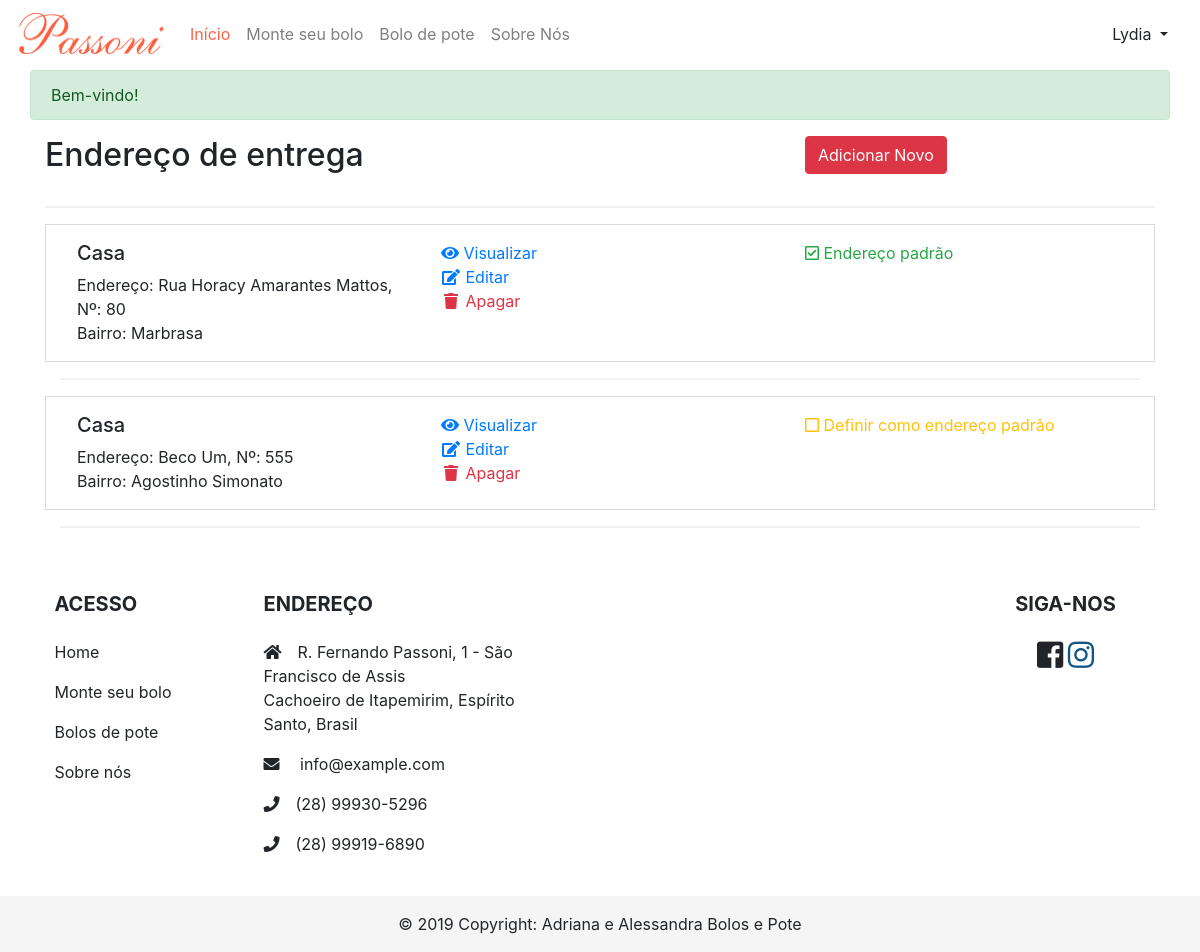
Screenshot of /listarEnderecos (signed in) with the database file from the repository.
### tables this page shows
CREATE TABLE `endereco` (
  `idEndereco` int(11) NOT NULL,
  `idCliente` int(11) NOT NULL,
  `identificacao` varchar(40) NOT NULL,
  `bairro` varchar(60) NOT NULL,
  `logradouro` varchar(150) NOT NULL,
  `complemento` varchar(100) DEFAULT NULL,
  `numero` int(11) NOT NULL,
  `pontoDeRef` varchar(100) DEFAULT NULL,
  `cep` varchar(8) NOT NULL,
  `padrao` tinyint(1) NOT NULL DEFAULT '0'
);

### index.php (called while the page is built, shortened)
<?php
    $url = new Home();
    $url->carregar();

### app/site/models/helper/ModelsRead.php (called while the page is built, shortened)
<?php
class ModelsRead extends ModelsConn {
    private $select;
    private $values;
    private $query;
    public function exeReadEspecifico($query, $parseString = null) {
        if (!empty($parseString)) {
            parse_str($parseString, $this->values);
        }
        $this->select = (string) $query;
        $this->executarInstrucao();
    }
    private function conexao(){
        $this->conn = parent::getConn();
        $this->query = $this->conn->prepare($this->select);
        $this->query->setFetchMode(PDO::FETCH_ASSOC);
    }
    private function getInstrucao(){
        if ($this->values) {
            foreach ($this->values as $link => $valor) {
                if ($link == 'limit' || $link == 'offset') {
                    $valor = (int)$valor;
                }
                $this->query->bindValue(":{$link}", $valor, (is_int($valor) ? PDO::PARAM_INT : PDO::PARAM_STR));
            }
        }
    }
    private function executarInstrucao(){
        $this->conexao();
        try{
            $this->query->execute();
            $this->result = $this->query->fetchAll();
        }catch (PDOException $e){
            $this->result = null;
            $this->msg =  "<strong>Erro ao Ler dados:</strong> {$e->getMessage()}";
        }
    }
}

### app/site/models/helper/ModelsConn.php (called while the page is built, shortened)
<?php
class ModelsConn{
    public static $host = HOST;
    public static $dbname = DBNAME;
    public static $user = USER;
    public static $pass = PASS;
    public static $conexao = null;
    private static function conectar(){
        try{
            if (self::$conexao == null) {
                self::$conexao = new PDO('mysql:host=' . self::$host . ';dbname=' . self::$dbname
                    .";charset=utf8", self::$user, self::$pass);
            }
        }catch (PDOException $e) {
            echo $e->getMessage();
            die;
        }
        self::$conexao->setAttribute(PDO::ATTR_ERRMODE, PDO::ERRMODE_EXCEPTION);
        return self::$conexao;
    }
    public function getConn(){
        return self::conectar();
    }
}

### app/site/models/Endereco.php (called while the page is built, shortened)
<?php
class Endereco{
    private $result = false;
    private $tabela = 'endereco';
    public function listar(){
        $listar = $listar = new \Site\models\helper\ModelsRead();
        $listar->exeReadEspecifico("SELECT e.idEndereco, e.identificacao, e.bairro, e.logradouro, e.numero,
                                    e.cep, e.padrao
                                    FROM {$this->tabela} as e
                                    WHERE e.idCliente = {$_SESSION['id']}
                                    ORDER BY e.idEndereco ASC");
        $this->result['enderecos'] = $listar->getResult();
        return $this->result['enderecos'];
    }
}

### app/site/views/listarEnderecos/index.php (the view, shortened to what this page needs)
<div class="container">
    <div class="row">
        <div class="col-md-8">
            <h2 class="mb-3">Endereço de entrega</h2>
        </div>
        <div class="col-md-4">
            <button type="button" class="btn btn-danger" data-toggle="modal" data-target="#myModal">Adicionar
                Novo</button>
        </div>
    </div>
    <?php
        if (!isset($this->dados['formRetorno'])){
            $idEndereco = $cep = $bairro = $logradouro = $numero = $complemento = $pontoDeRef = $identificacao = "";
        }else {
            extract($this->dados['formRetorno']);
        }
    ?>
    <hr>
    <div class="container">
        <?php
            foreach ($this->dados['enderecos'] as $endereco){
                extract($endereco);?>
                <div class="listCard row">
                    <div class="col-md-4">
                        <h5><?=$identificacao;?></h5>
                        <p>Endereço: <?=$logradouro;?>, Nº: <?=$numero;?><br>
                        Bairro: <?=$bairro;?></p>
                    </div>
                    <div class="col-md-4">
                        <div class="actionsIcons">
                            <a href="<?=URL;?>listarEnderecos/visualizarEndereco/<?=$idEndereco;?>" class="text-primary icon"><i class="fa fa-eye"></i> Visualizar</a>
                            <a href="<?=URL;?>listarEnderecos/editarEndereco/<?=$idEndereco;?>" class="text-primary icon"><i class="fa fa-fw fa-edit"></i> Editar</a>
                            <a href="<?=URL;?>listarEnderecos/apagarEndereco/<?=$idEndereco;?>" class="text-danger icon" onClick="return confirm('Tem certeza que deseja exluir este endereco?');"><i class="fa fa-fw fa-trash"></i> Apagar</a>
                        </div>
                    </div>
                    <div class="col-md-4">
                        <?php
                            if($padrao == 0){
                                echo "
                                    <a href='".URL."listarEnderecos/altEnderecoPadrao/". $idEndereco ."' class='text-warning icon'><i class='far fa-square'></i></i> Definir como endereço padrão</a>
                                ";
                            }
                            else{
                                echo "
                                    <span class='text-success icon'><i class='far fa-check-square'></i></i> Endereço padrão</span>
                                ";
                            }
                        ?>
                    </div>
                </div>
                <hr>
            <?php
                }
            ?>
    </div>
</div>

### assets/css/estiloAlternativo.css (style rules this page uses)
hr { border: 1px solid #f1f1f1; }
a { text-decoration: none; color: inherit; }
.listCard { border: #dad8d8; border-style: solid; border-width: 1px; padding-left: 1em; padding-top: 1em; display: flex; }
.actionsIcons { display: flex; }
.icon { padding-right: 1em; }
@media only screen and (min-width: 768px) { .actionsIcons { flex-direction: column; } }

### rows the page displays
endereco: identificacao "Casa", logradouro "Rua Horacy Amarantes Mattos", numero "80", bairro "Marbrasa", padrao 1 (drawn)
endereco: identificacao "Casa", logradouro "Beco Um", numero "555", bairro "Agostinho Simonato"

### other values shown
$_SESSION['user'] "Lydia"
$_SESSION['msg'] "Bem-vindo!"
